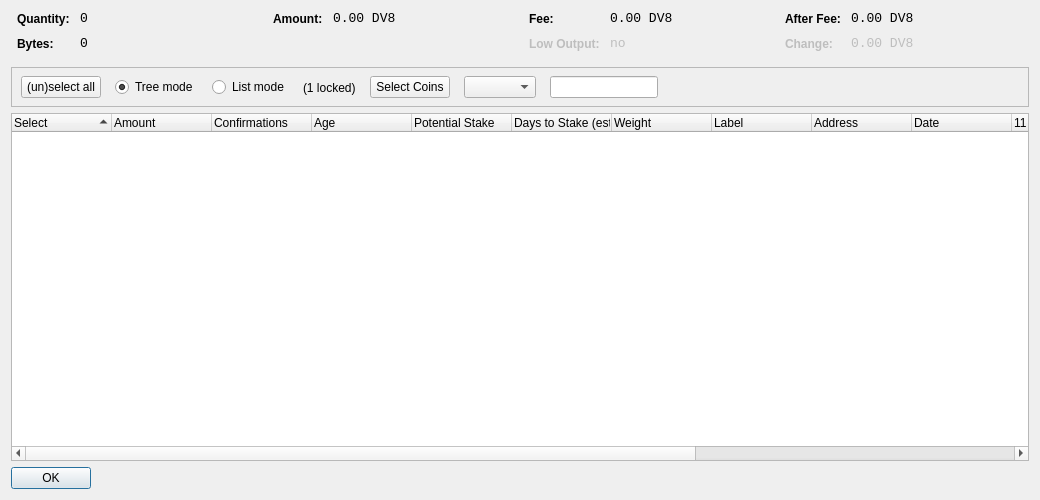
<?xml version="1.0" encoding="UTF-8"?>
<ui version="4.0">
 <class>CoinControlDialog</class>
 <widget class="QDialog" name="CoinControlDialog">
  <property name="geometry">
   <rect>
    <x>0</x>
    <y>0</y>
    <width>1040</width>
    <height>500</height>
   </rect>
  </property>
  <property name="windowTitle">
   <string>Coin Control</string>
  </property>
  <layout class="QVBoxLayout" name="verticalLayout">
   <item>
    <layout class="QHBoxLayout" name="horizontalLayoutTop" stretch="0,0,0,0">
     <property name="topMargin">
      <number>0</number>
     </property>
     <property name="bottomMargin">
      <number>10</number>
     </property>
     <item>
      <layout class="QFormLayout" name="formLayoutCoinControl1">
       <property name="horizontalSpacing">
        <number>10</number>
       </property>
       <property name="verticalSpacing">
        <number>10</number>
       </property>
       <property name="leftMargin">
        <number>6</number>
       </property>
       <property name="rightMargin">
        <number>6</number>
       </property>
       <item row="0" column="0">
        <widget class="QLabel" name="labelCoinControlQuantityText">
         <property name="styleSheet">
          <string notr="true">font-weight:bold;</string>
         </property>
         <property name="text">
          <string>Quantity:</string>
         </property>
        </widget>
       </item>
       <item row="0" column="1">
        <widget class="QLabel" name="labelCoinControlQuantity">
         <property name="font">
          <font>
           <family>Monospace</family>
           <pointsize>10</pointsize>
          </font>
         </property>
         <property name="cursor">
          <cursorShape>IBeamCursor</cursorShape>
         </property>
         <property name="contextMenuPolicy">
          <enum>Qt::ActionsContextMenu</enum>
         </property>
         <property name="text">
          <string notr="true">0</string>
         </property>
         <property name="textInteractionFlags">
          <set>Qt::LinksAccessibleByMouse|Qt::TextSelectableByKeyboard|Qt::TextSelectableByMouse</set>
         </property>
        </widget>
       </item>
       <item row="1" column="0">
        <widget class="QLabel" name="labelCoinControlBytesText">
         <property name="styleSheet">
          <string notr="true">font-weight:bold;</string>
         </property>
         <property name="text">
          <string>Bytes:</string>
         </property>
        </widget>
       </item>
       <item row="1" column="1">
        <widget class="QLabel" name="labelCoinControlBytes">
         <property name="font">
          <font>
           <family>Monospace</family>
           <pointsize>10</pointsize>
          </font>
         </property>
         <property name="cursor">
          <cursorShape>IBeamCursor</cursorShape>
         </property>
         <property name="contextMenuPolicy">
          <enum>Qt::ActionsContextMenu</enum>
         </property>
         <property name="text">
          <string notr="true">0</string>
         </property>
         <property name="textInteractionFlags">
          <set>Qt::LinksAccessibleByMouse|Qt::TextSelectableByKeyboard|Qt::TextSelectableByMouse</set>
         </property>
        </widget>
       </item>
      </layout>
     </item>
     <item>
      <layout class="QFormLayout" name="formLayoutCoinControl2">
       <property name="horizontalSpacing">
        <number>10</number>
       </property>
       <property name="verticalSpacing">
        <number>10</number>
       </property>
       <property name="leftMargin">
        <number>6</number>
       </property>
       <property name="rightMargin">
        <number>6</number>
       </property>
       <item row="0" column="0">
        <widget class="QLabel" name="labelCoinControlAmountText">
         <property name="styleSheet">
          <string notr="true">font-weight:bold;</string>
         </property>
         <property name="text">
          <string>Amount:</string>
         </property>
        </widget>
       </item>
       <item row="0" column="1">
        <widget class="QLabel" name="labelCoinControlAmount">
         <property name="font">
          <font>
           <family>Monospace</family>
           <pointsize>10</pointsize>
          </font>
         </property>
         <property name="cursor">
          <cursorShape>IBeamCursor</cursorShape>
         </property>
         <property name="contextMenuPolicy">
          <enum>Qt::ActionsContextMenu</enum>
         </property>
         <property name="text">
          <string notr="true">0.00 DV8</string>
         </property>
         <property name="textInteractionFlags">
          <set>Qt::LinksAccessibleByMouse|Qt::TextSelectableByKeyboard|Qt::TextSelectableByMouse</set>
         </property>
        </widget>
       </item>
      </layout>
     </item>
     <item>
      <layout class="QFormLayout" name="formLayoutCoinControl3">
       <property name="horizontalSpacing">
        <number>10</number>
       </property>
       <property name="verticalSpacing">
        <number>10</number>
       </property>
       <property name="leftMargin">
        <number>6</number>
       </property>
       <property name="rightMargin">
        <number>6</number>
       </property>
       <item row="0" column="0">
        <widget class="QLabel" name="labelCoinControlFeeText">
         <property name="styleSheet">
          <string notr="true">font-weight:bold;</string>
         </property>
         <property name="text">
          <string>Fee:</string>
         </property>
        </widget>
       </item>
       <item row="0" column="1">
        <widget class="QLabel" name="labelCoinControlFee">
         <property name="font">
          <font>
           <family>Monospace</family>
           <pointsize>10</pointsize>
          </font>
         </property>
         <property name="cursor">
          <cursorShape>IBeamCursor</cursorShape>
         </property>
         <property name="contextMenuPolicy">
          <enum>Qt::ActionsContextMenu</enum>
         </property>
         <property name="text">
          <string notr="true">0.00 DV8</string>
         </property>
         <property name="textInteractionFlags">
          <set>Qt::LinksAccessibleByMouse|Qt::TextSelectableByKeyboard|Qt::TextSelectableByMouse</set>
         </property>
        </widget>
       </item>
       <item row="1" column="0">
        <widget class="QLabel" name="labelCoinControlLowOutputText">
         <property name="enabled">
          <bool>false</bool>
         </property>
         <property name="styleSheet">
          <string notr="true">font-weight:bold;</string>
         </property>
         <property name="text">
          <string>Low Output:</string>
         </property>
        </widget>
       </item>
       <item row="1" column="1">
        <widget class="QLabel" name="labelCoinControlLowOutput">
         <property name="enabled">
          <bool>false</bool>
         </property>
         <property name="font">
          <font>
           <family>Monospace</family>
           <pointsize>10</pointsize>
          </font>
         </property>
         <property name="cursor">
          <cursorShape>IBeamCursor</cursorShape>
         </property>
         <property name="contextMenuPolicy">
          <enum>Qt::ActionsContextMenu</enum>
         </property>
         <property name="text">
          <string notr="true">no</string>
         </property>
         <property name="textInteractionFlags">
          <set>Qt::LinksAccessibleByMouse|Qt::TextSelectableByKeyboard|Qt::TextSelectableByMouse</set>
         </property>
        </widget>
       </item>
      </layout>
     </item>
     <item>
      <layout class="QFormLayout" name="formLayoutCoinControl4">
       <property name="fieldGrowthPolicy">
        <enum>QFormLayout::AllNonFixedFieldsGrow</enum>
       </property>
       <property name="horizontalSpacing">
        <number>10</number>
       </property>
       <property name="verticalSpacing">
        <number>10</number>
       </property>
       <property name="leftMargin">
        <number>6</number>
       </property>
       <property name="rightMargin">
        <number>6</number>
       </property>
       <item row="0" column="0">
        <widget class="QLabel" name="labelCoinControlAfterFeeText">
         <property name="styleSheet">
          <string notr="true">font-weight:bold;</string>
         </property>
         <property name="text">
          <string>After Fee:</string>
         </property>
        </widget>
       </item>
       <item row="0" column="1">
        <widget class="QLabel" name="labelCoinControlAfterFee">
         <property name="font">
          <font>
           <family>Monospace</family>
           <pointsize>10</pointsize>
          </font>
         </property>
         <property name="cursor">
          <cursorShape>IBeamCursor</cursorShape>
         </property>
         <property name="contextMenuPolicy">
          <enum>Qt::ActionsContextMenu</enum>
         </property>
         <property name="text">
          <string notr="true">0.00 DV8</string>
         </property>
         <property name="textInteractionFlags">
          <set>Qt::LinksAccessibleByMouse|Qt::TextSelectableByKeyboard|Qt::TextSelectableByMouse</set>
         </property>
        </widget>
       </item>
       <item row="1" column="0">
        <widget class="QLabel" name="labelCoinControlChangeText">
         <property name="enabled">
          <bool>false</bool>
         </property>
         <property name="styleSheet">
          <string notr="true">font-weight:bold;</string>
         </property>
         <property name="text">
          <string>Change:</string>
         </property>
        </widget>
       </item>
       <item row="1" column="1">
        <widget class="QLabel" name="labelCoinControlChange">
         <property name="enabled">
          <bool>false</bool>
         </property>
         <property name="font">
          <font>
           <family>Monospace</family>
           <pointsize>10</pointsize>
          </font>
         </property>
         <property name="cursor">
          <cursorShape>IBeamCursor</cursorShape>
         </property>
         <property name="contextMenuPolicy">
          <enum>Qt::ActionsContextMenu</enum>
         </property>
         <property name="text">
          <string notr="true">0.00 DV8</string>
         </property>
         <property name="textInteractionFlags">
          <set>Qt::LinksAccessibleByMouse|Qt::TextSelectableByKeyboard|Qt::TextSelectableByMouse</set>
         </property>
        </widget>
       </item>
      </layout>
     </item>
    </layout>
   </item>
   <item>
    <widget class="QFrame" name="frame">
     <property name="minimumSize">
      <size>
       <width>0</width>
       <height>40</height>
      </size>
     </property>
     <property name="frameShape">
      <enum>QFrame::StyledPanel</enum>
     </property>
     <property name="frameShadow">
      <enum>QFrame::Sunken</enum>
     </property>
     <widget class="QWidget" name="horizontalLayoutWidget">
      <property name="geometry">
       <rect>
        <x>10</x>
        <y>0</y>
        <width>781</width>
        <height>41</height>
       </rect>
      </property>
      <layout class="QHBoxLayout" name="horizontalLayoutPanel" stretch="0,0,0,0,0,0,0">
       <property name="spacing">
        <number>14</number>
       </property>
       <item>
        <widget class="QPushButton" name="pushButtonSelectAll">
         <property name="sizePolicy">
          <sizepolicy hsizetype="Maximum" vsizetype="Fixed">
           <horstretch>0</horstretch>
           <verstretch>0</verstretch>
          </sizepolicy>
         </property>
         <property name="text">
          <string>(un)select all</string>
         </property>
        </widget>
       </item>
       <item>
        <widget class="QRadioButton" name="radioTreeMode">
         <property name="sizePolicy">
          <sizepolicy hsizetype="Maximum" vsizetype="Fixed">
           <horstretch>0</horstretch>
           <verstretch>0</verstretch>
          </sizepolicy>
         </property>
         <property name="text">
          <string>Tree mode</string>
         </property>
         <property name="checked">
          <bool>true</bool>
         </property>
        </widget>
       </item>
       <item>
        <widget class="QRadioButton" name="radioListMode">
         <property name="sizePolicy">
          <sizepolicy hsizetype="Maximum" vsizetype="Fixed">
           <horstretch>0</horstretch>
           <verstretch>0</verstretch>
          </sizepolicy>
         </property>
         <property name="text">
          <string>List mode</string>
         </property>
        </widget>
       </item>
       <item>
        <widget class="QLabel" name="labelLocked">
          <property name="text">
            <string notr="true">(1 locked)</string>
          </property>
        </widget>
       </item>
       <item>
        <widget class="QPushButton" name="pushButtonCustomCC">
         <property name="text">
          <string>Select Coins</string>
         </property>
        </widget>
       </item>
       <item>
        <widget class="QComboBox" name="QComboBoxFilterCoins"/>
       </item>
       <item>
        <widget class="QLineEdit" name="lineEditCustomCC">
         <property name="enabled">
          <bool>true</bool>
         </property>
         <property name="sizePolicy">
          <sizepolicy hsizetype="Fixed" vsizetype="Fixed">
           <horstretch>0</horstretch>
           <verstretch>0</verstretch>
          </sizepolicy>
         </property>
         <property name="baseSize">
          <size>
           <width>50</width>
           <height>0</height>
          </size>
         </property>
        </widget>
       </item>
       <item>
        <spacer name="horizontalSpacer">
         <property name="orientation">
          <enum>Qt::Horizontal</enum>
         </property>
         <property name="sizeHint" stdset="0">
          <size>
           <width>40</width>
           <height>20</height>
          </size>
         </property>
        </spacer>
       </item>
      </layout>
     </widget>
    </widget>
   </item>
   <item>
    <widget class="CoinControlTreeWidget" name="treeWidget">
     <property name="contextMenuPolicy">
      <enum>Qt::CustomContextMenu</enum>
     </property>
     <property name="sortingEnabled">
      <bool>false</bool>
     </property>
     <property name="columnCount">
      <number>15</number>
     </property>
     <attribute name="headerShowSortIndicator" stdset="0">
      <bool>true</bool>
     </attribute>
     <attribute name="headerStretchLastSection">
      <bool>false</bool>
     </attribute>
     <column>
      <property name="text">
       <string>Select</string>
      </property>
     </column>
     <column>
      <property name="text">
       <string>Amount</string>
      </property>
     </column>
     <column>
      <property name="text">
       <string>Confirmations</string>
      </property>
      <property name="toolTip">
       <string>Confirmed</string>
      </property>
     </column>
     <column>
      <property name="text">
       <string>Age</string> /** age **/
      </property>
     </column>
	   <column>
      <property name="text">
       <string>Potential Stake</string>
      </property>
     </column>
  	 <column>
      <property name="text">
       <string>Days to Stake (est.)</string>
      </property>
     </column>
     <column>
      <property name="text">
       <string>Weight</string>
      </property>
     </column>
     <column>
      <property name="text">
       <string>Label</string>
      </property>
     </column>
     <column>
      <property name="text">
       <string>Address</string>
      </property>
     </column>
     <column>
      <property name="text">
       <string>Date</string>
      </property>
     </column>
     <column>
      <property name="text">
       <string/>
      </property>
     </column>
     <column>
      <property name="text">
       <string/>
      </property>
     </column>
     <column>
      <property name="text">
       <string/>
      </property>
     </column>
     <column>
      <property name="text">
       <string/>
      </property>
     </column>
     <column>
      <property name="text">
       <string/>
      </property>
     </column>
    </widget>
   </item>
   <item>
    <widget class="QDialogButtonBox" name="buttonBox">
     <property name="sizePolicy">
      <sizepolicy hsizetype="Maximum" vsizetype="Fixed">
       <horstretch>0</horstretch>
       <verstretch>0</verstretch>
      </sizepolicy>
     </property>
     <property name="orientation">
      <enum>Qt::Horizontal</enum>
     </property>
     <property name="standardButtons">
      <set>QDialogButtonBox::Ok</set>
     </property>
    </widget>
   </item>
  </layout>
 </widget>
 <customwidgets>
  <customwidget>
   <class>CoinControlTreeWidget</class>
   <extends>QTreeWidget</extends>
   <header>coincontroltreewidget.h</header>
  </customwidget>
 </customwidgets>
 <resources/>
 <connections/>
</ui>
